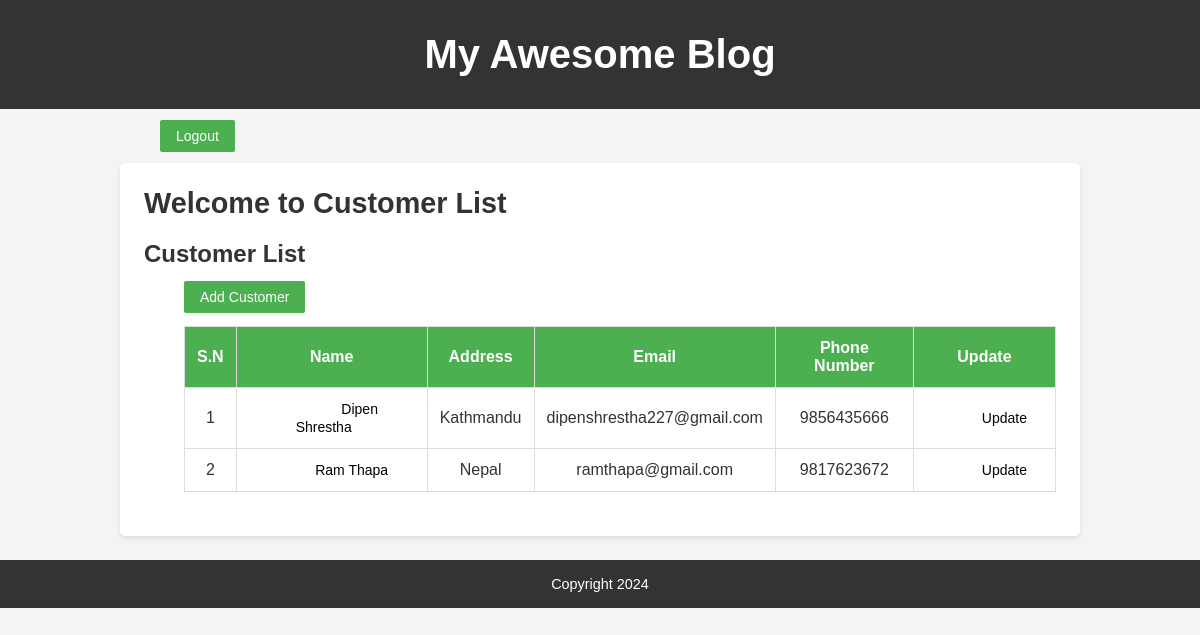
Before: /customer_list/ (signed in) with the older database file.
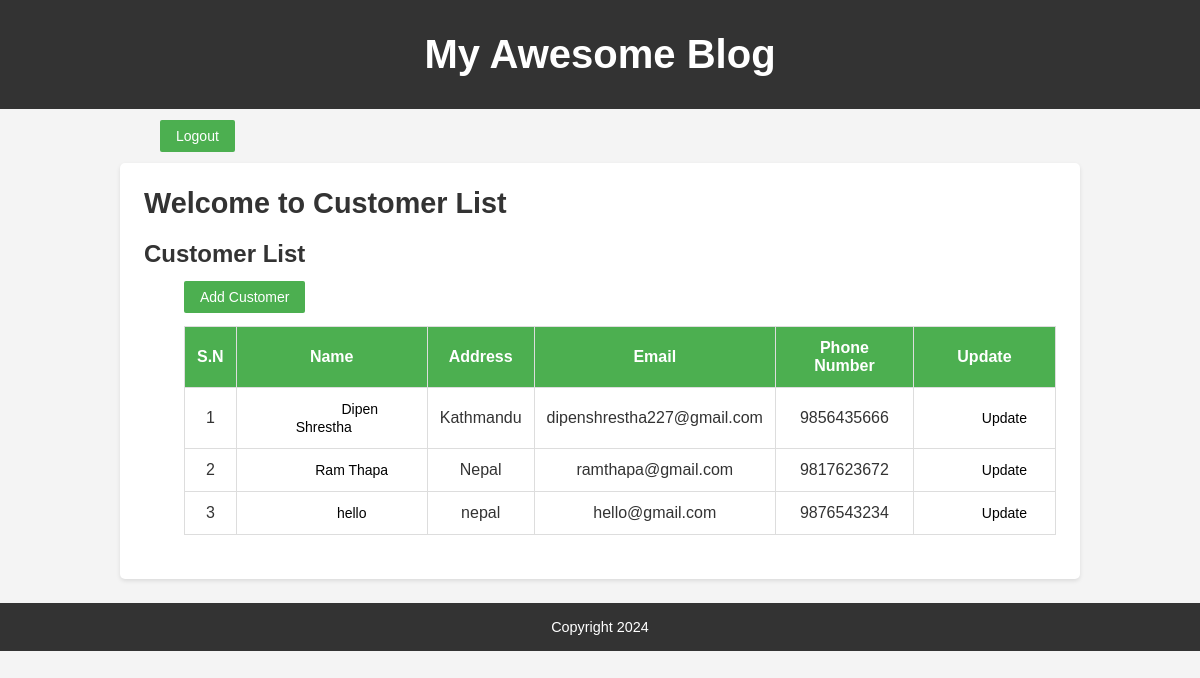
After: the same page with the newer database file.
### home/models.py (models this page shows, shortened)
class Customer (models.Model):
    customer_name = models.CharField(max_length=200)
    address = models.CharField(max_length=100)
    email = models.CharField(max_length=100)
    phone_no = models.BigIntegerField()
    created_at = models.DateTimeField(auto_now_add=True)

### home/views.py (the view)
# urls.py: path('customer_list/', views.customer_list, name='customer_list'),
@login_required
def customer_list(request):
    customer_list = Customer.objects.all()
    return render(request, 'customer_html/customer_list.html', context={'customer_list' : customer_list})

### home/templates/customer_html/customer_list.html (shortened to what this page needs)
{% extends 'base2.html' %}
{% block content %}
<br>
    <a class="logout" href="{% url 'logout' %}">Logout</a>
    <br><br>
<article class="blog-post">
    <h2>Welcome to Customer List</h2>
    <h1>Customer List</h1>
<a href="{% url 'customer_create' %}">Add Customer</a>
<ul>
    <table>
        <tr>
            <th>S.N</th>
            <th>Name</th>
            <th>Address</th>
            <th>Email</th>
            <th>Phone Number</th>
            <th>Update</th>
        </tr>
        {% for customer in customer_list %}
        <tr>
            <td>{{forloop.counter}}</td>
            <td><a style="background-color: unset; color: black;" href="{% url 'customer_detail' customer.id %}">{{customer.customer_name}}</a></td>
            <td>{{customer.address}}</td>
            <td>{{customer.email}}</td>
            <td>{{customer.phone_no}}</td>
            <td><a style="background-color: unset; color: black;" href="{% url 'customer_update' customer.id %}">Update</a></td>
        </tr>
        {% endfor %}
        </table>
</ul>
{% endblock %}

Changed rows visible on the page:
added Customer: customer_name "hello", address "nepal", email "hello@gmail.com", phone_no "9876543234"
